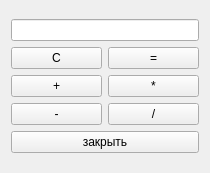
<?xml version="1.0" encoding="UTF-8"?>
<ui version="4.0">
 <class>MainWin</class>
 <widget class="QWidget" name="MainWin">
  <property name="geometry">
   <rect>
    <x>0</x>
    <y>0</y>
    <width>210</width>
    <height>173</height>
   </rect>
  </property>
  <property name="windowTitle">
   <string>Калькулятор</string>
  </property>
  <layout class="QVBoxLayout" name="verticalLayout_7">
   <item>
    <layout class="QVBoxLayout" name="verticalLayout_6">
     <item>
      <widget class="QLineEdit" name="lineEdit"/>
     </item>
     <item>
      <layout class="QHBoxLayout" name="horizontalLayout_2">
       <item>
        <layout class="QVBoxLayout" name="verticalLayout_4">
         <item>
          <widget class="QPushButton" name="pushButton_3">
           <property name="text">
            <string>C</string>
           </property>
          </widget>
         </item>
         <item>
          <widget class="QPushButton" name="pushButton_2">
           <property name="text">
            <string>+</string>
           </property>
          </widget>
         </item>
         <item>
          <widget class="QPushButton" name="pushButton">
           <property name="text">
            <string>-</string>
           </property>
          </widget>
         </item>
        </layout>
       </item>
       <item>
        <layout class="QVBoxLayout" name="verticalLayout_5">
         <item>
          <widget class="QPushButton" name="pushButton_8">
           <property name="text">
            <string>=</string>
           </property>
          </widget>
         </item>
         <item>
          <widget class="QPushButton" name="pushButton_7">
           <property name="text">
            <string>*</string>
           </property>
          </widget>
         </item>
         <item>
          <widget class="QPushButton" name="pushButton_4">
           <property name="text">
            <string>/</string>
           </property>
          </widget>
         </item>
        </layout>
       </item>
      </layout>
     </item>
     <item>
      <widget class="QPushButton" name="pushButton_9">
       <property name="text">
        <string>закрыть</string>
       </property>
      </widget>
     </item>
    </layout>
   </item>
  </layout>
 </widget>
 <tabstops>
  <tabstop>pushButton_7</tabstop>
  <tabstop>pushButton_4</tabstop>
  <tabstop>pushButton_8</tabstop>
  <tabstop>lineEdit</tabstop>
  <tabstop>pushButton_2</tabstop>
  <tabstop>pushButton</tabstop>
  <tabstop>pushButton_9</tabstop>
 </tabstops>
 <resources/>
 <connections>
  <connection>
   <sender>pushButton_9</sender>
   <signal>clicked(bool)</signal>
   <receiver>MainWin</receiver>
   <slot>close()</slot>
   <hints>
    <hint type="sourcelabel">
     <x>104</x>
     <y>150</y>
    </hint>
    <hint type="destinationlabel">
     <x>104</x>
     <y>86</y>
    </hint>
   </hints>
  </connection>
 </connections>
</ui>
